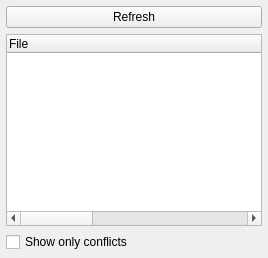
              <widget class="QWidget" name="dataTab">
               <attribute name="title">
                <string>Data</string>
               </attribute>
               <layout class="QVBoxLayout" name="verticalLayout_5">
                <property name="leftMargin">
                 <number>6</number>
                </property>
                <property name="topMargin">
                 <number>6</number>
                </property>
                <property name="rightMargin">
                 <number>6</number>
                </property>
                <property name="bottomMargin">
                 <number>6</number>
                </property>
                <item>
                 <widget class="QPushButton" name="btnRefreshData">
                  <property name="toolTip">
                   <string>refresh data-directory overview</string>
                  </property>
                  <property name="whatsThis">
                   <string>Refresh the overview. This may take a moment.</string>
                  </property>
                  <property name="text">
                   <string>Refresh</string>
                  </property>
                  <property name="icon">
                   <iconset resource="resources.qrc">
                    <normaloff>:/MO/gui/resources/view-refresh.png</normaloff>:/MO/gui/resources/view-refresh.png</iconset>
                  </property>
                 </widget>
                </item>
                <item>
                 <layout class="QHBoxLayout" name="horizontalLayout_2">
                  <item>
                   <widget class="QTreeWidget" name="dataTree">
                    <property name="contextMenuPolicy">
                     <enum>Qt::CustomContextMenu</enum>
                    </property>
                    <property name="whatsThis">
                     <string>This is an overview of your data directory as visible to the game (and tools). </string>
                    </property>
                    <property name="animated">
                     <bool>true</bool>
                    </property>
                    <attribute name="headerDefaultSectionSize">
                     <number>400</number>
                    </attribute>
                    <column>
                     <property name="text">
                      <string>File</string>
                     </property>
                    </column>
                    <column>
                     <property name="text">
                      <string>Mod</string>
                     </property>
                    </column>
                   </widget>
                  </item>
                 </layout>
                </item>
                <item>
                 <widget class="QCheckBox" name="conflictsCheckBox">
                  <property name="toolTip">
                   <string>Filter the above list so that only conflicts are displayed.</string>
                  </property>
                  <property name="whatsThis">
                   <string>Filter the above list so that only conflicts are displayed.</string>
                  </property>
                  <property name="text">
                   <string>Show only conflicts</string>
                  </property>
                 </widget>
                </item>
               </layout>
              </widget>
